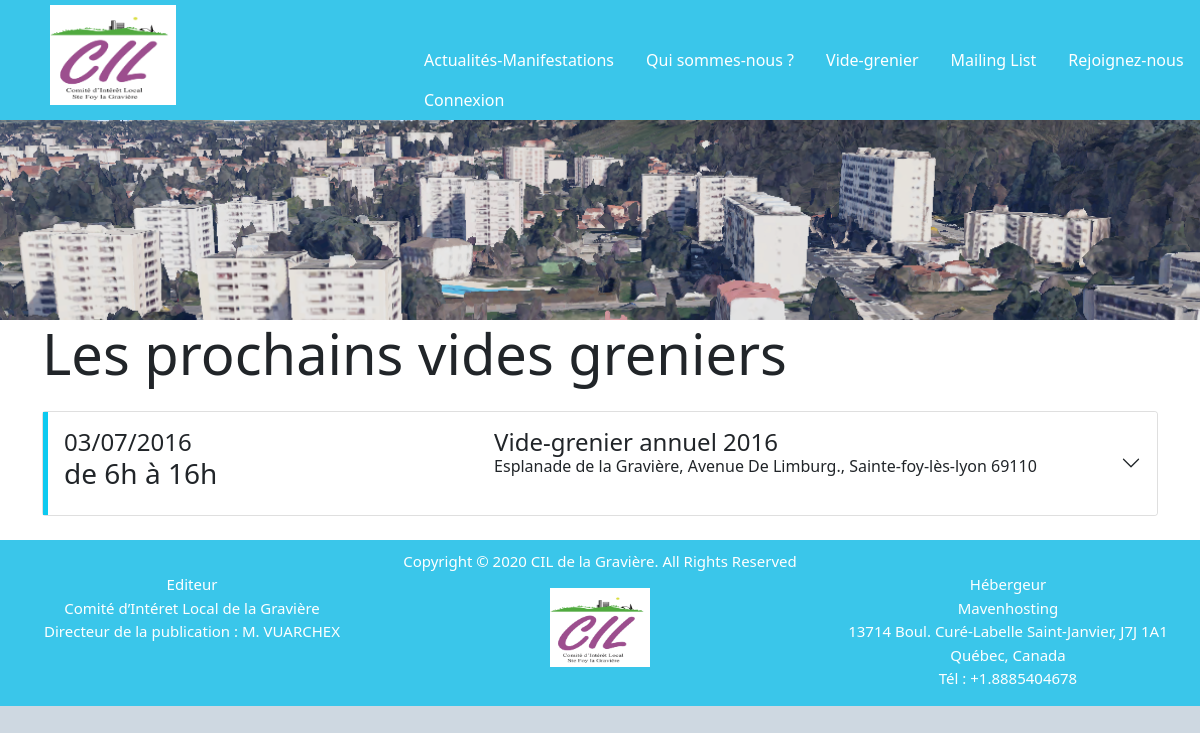
Page /Vide_grenier_V0.2/php/vide_grenier.php on the committed database.
### tables this page shows
CREATE TABLE `videgrenier` (
    `ID_VG` int(11) PRIMARY KEY NOT NULL AUTO_INCREMENT,
    `LABEL_VG` varchar(50) DEFAULT NULL,
    `DATE_VG` varchar(11) DEFAULT NULL,
    `HEURE_VG` varchar(15) NOT NULL,
    `ADDRESSE_VG` varchar(100) NOT NULL,
    `NBR_EMPLACEMENTS` int(11) DEFAULT NULL,
    `NBR_RESTANT_VG` int(11) NOT NULL,
    `PRIX_EMPLACEMENTS` decimal(10,0) DEFAULT NULL
  );

### Vide_grenier_V0.2/php/vide_grenier.php (the view, shortened to what this page needs)
<!DOCTYPE html>
<html lang="fr">
<head>
    <link rel="stylesheet" href="../css/bootstrap.min.css">
    <link rel="stylesheet" href="../css/monstyle.css">
    <link href="https://cdn.jsdelivr.net/npm/bootstrap@5.0.0-beta3/dist/css/bootstrap.min.css" rel="stylesheet">
</head>
<body>
    <?php
    include 'inc_header.php';
    ?>
<div class="container">
    <h1 class="display-4 mb-4">Les prochains vides greniers</h1>
    <?php
    try {
        include 'inc_bdd.php';
        $select_vg = 'SELECT * FROM videgrenier';
        $resultat = $base->prepare($select_vg);
        $resultat->execute();
        echo "<main id=\"videGrenier\" class=\"text-center\">";
        echo "<div class='accordion mb-4' id='accordionContainer'>";
        if($resultat->rowCount() == 0){
            echo "<div class='mb-4'>AUCUN VIDE GRENIER PROGRAMME</div>";
        }else{
            while ($ligne = $resultat->fetch()) {
                $id = $ligne['ID_VG'];
                $label = $ligne['LABEL_VG'];
                $date = $ligne['DATE_VG'];
                $heure = $ligne['HEURE_VG'];
                $addresse = $ligne['ADDRESSE_VG'];
                $select_nb_places = "select count(*) as nbPlaces from places where type != '_' and type != 'x'";
                $resultat = $base->prepare($select_nb_places);
                $resultat->execute();
                $select_nb_places_reservees = "SELECT count(*) as placesReservees FROM  reservation_place,`reservation_vg`
                    WHERE `ID_VG` = :id_vg
                    AND `STATU_RESA` = 2
                    AND reservation_place.reservation_id = reservation_vg.ID_RESA";
                $resultat = $base->prepare($select_nb_places_reservees);
                $resultat->bindParam(':id_vg', $id);
                $resultat->execute();
                ?>
                <div class="accordion-item">
                        <h2 class="accordion-header border-5 border-left border-info" id="<?php echo 'heading'.$id; ?>">
                        <div class="accordion-button pl-0 pr-3 py-0 collapsed" type="button" data-bs-toggle="collapse" data-bs-target="#<?php echo 'collapse'.$id; ?>" aria-expanded="false" aria-controls="<?php echo 'collapse'.$id; ?>">
                            <div class="row justify-content-between p-3" style="width : 100%;">
                                <div class="col-3 pl-4">
                                    <div class="row align-center h4 mb-0"><?php echo $date ?></div>
                                    <div class="row align-center h3"><?php echo $heure ?></div>
                                </div>
                                <div class="col-7">
                                    <div class="row align-center h4 mb-0"><?php echo $label ?></div>
                                    <div class="row align-center"><?php echo $addresse ?></div>
                                </div>
                            </div>
                        </div>
                        </h2>
                    </div>
                <?php
            }
        }
    } catch (Exception $e) {
        die('Erreur : ' . $e->getMessage());
    } finally {
        $base = null;
    }
    ?>
        </div>
    </main>
</div>
    <?php
    include 'inc_footer.php';
    ?>
</body>
</html>

### Vide_grenier_V0.2/css/monstyle.css (style rules this page uses)
html { position: relative; min-height: 100%; width: auto !important; overflow-x: hidden !important; background-color: #CED8E1; }
body { width: auto !important; overflow-x: hidden !important; background-color: #CED8E1; }

### rows in the picture
videgrenier: DATE_VG "03/07/2016", HEURE_VG "de 6h à 16h", LABEL_VG "Vide-grenier annuel 2016", ADDRESSE_VG "Esplanade de la Gravière, Avenue De Limburg., Sainte-foy-lès-lyon 69110"
